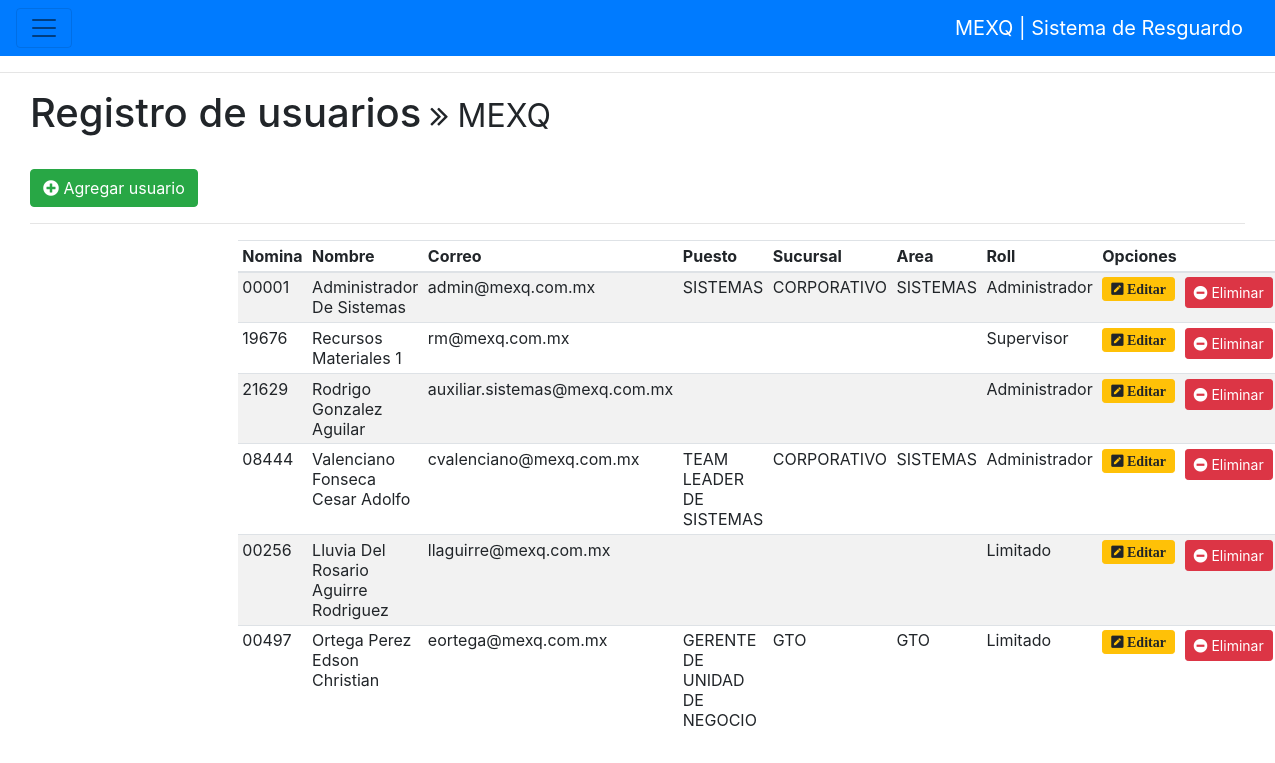
/index.php?h=2 (signed in), run on the app's committed database.
### tables this page shows
CREATE TABLE IF NOT EXISTS `user` (
`id` int(11) NOT NULL,
  `login` varchar(35) NOT NULL,
  `pwd` varchar(150) NOT NULL,
  `employee_id` varchar(5) DEFAULT NULL,
  `employee_name` varchar(45) NOT NULL,
  `employee_position` varchar(45) DEFAULT NULL,
  `employee_branch` varchar(45) DEFAULT NULL,
  `employee_area` varchar(45) DEFAULT NULL,
  `employee_phone` varchar(25) NOT NULL,
  `roll` int(1) NOT NULL
);

### views/userControl.php (the view, shortened to what this page needs)
<?php
$conn = Connect();
$consulta = $conn -> prepare("
	SELECT * FROM user");
$consulta ->execute();
$consulta = $consulta ->fetchAll();
?>
	<div class="row-fluid">
		<div class="col-md-12">
			<div  class="page-header">
				<h1>Registro de usuarios<small>&nbsp;<i class="fa fa-angle-double-right" aria-hidden="true"></i>&nbsp;MEXQ</small></h1>
				<br>
			</div>
				<button class="btn btn-md btn-success" data-toggle="modal" data-target="#userRegistry">
					<i class="fas fa-plus-circle"></i>
					 Agregar usuario
				</button>
				<hr>
				<div class="row">
					<div class="col-md-2"></div>
					<div class="col-md-8">
						<div class="table table-sm table-hover table-striped">
							<table class="table table-striped">
								 <thead class="thead-inverse">
									<th>Nomina</th>
									<th>Nombre</th>
		                            <th>Correo</th>
		                            <th>Puesto</th>
		                            <th>Sucursal</th>
		                            <th>Area</th>
									<th>Roll</th>
		                            <th colspan="2">Opciones</th>
								  </thead>
								  <tr>
								<?php foreach ($consulta as $row): ?>
									<?php
										if ($row['roll']=='0') {
											$roll = 'Administrador';
										}elseif ($row['roll']=='1')
										{
											$roll = 'Supervisor';
										}elseif ($row['roll']=='3')
										{
											$roll = 'Limitado';
										}
										  echo "<td>". $row['employee_id']. "</td>";
										  echo "<td>". $row['employee_name']. "</td>"; ?>
		                            <?php echo "<td>". $row['login']. "</td>"; ?>
		                            <?php echo "<td>". $row['employee_position']. "</td>"; ?>
		                            <?php echo "<td>". $row['employee_branch']. "</td>"; ?>
		                            <?php echo "<td>". $row['employee_area']. "</td>"; ?>
		                            <?php echo "<td>". $roll . "</td>"; ?>
		                            <?php echo "<td class='centrar'>"."<a href='index.php?id=".$row['id']."' class='btn btn-sm btn-warning'><i class='fas fa-pen-square'> Editar</a>". "</td>"; ?>
								  <?php echo "<td class='centrar'>"."<a href='index.php?idD=".$row['id']."' class='btn btn-sm btn-danger' onclick='return confirm('Seguro de eliminar?')'><i class='fas fa-minus-circle'></i> Eliminar</a>". "</td>"; ?>
								</tr>
							<?php endforeach; ?>
							</table>
						</div>
					</div>
					<div class="col-md-2"></div>
				</div>
			</div>
</body>
</html>

### css/styles.css (style rules this page uses)
* { margin:0; padding: 0; box-sizing:border-box; }
html body { background: #fff; }

### data on the page
user: employee "00001", employee_name "Administrador De Sistemas", login "admin@mexq.com.mx", employee_position "SISTEMAS", employee_branch "CORPORATIVO", employee_area "SISTEMAS", roll "Administrador"
user: employee "19676", employee_name "Recursos Materiales 1", login "rm@mexq.com.mx", roll "Supervisor"
user: employee "21629", employee_name "Rodrigo Gonzalez Aguilar", login "auxiliar.sistemas@mexq.com.mx", roll "Administrador"
user: employee "08444", employee_name "Valenciano Fonseca Cesar Adolfo", login "cvalenciano@mexq.com.mx", employee_position "TEAM LEADER DE SISTEMAS", employee_branch "CORPORATIVO", employee_area "SISTEMAS", roll "Administrador"
user: employee "00256", employee_name "Lluvia Del Rosario Aguirre Rodriguez", login "llaguirre@mexq.com.mx", roll "Limitado"
user: employee "00497", employee_name "Ortega Perez Edson Christian", login "eortega@mexq.com.mx", employee_position "GERENTE DE UNIDAD DE NEGOCIO", employee_branch "GTO", employee_area "GTO", roll "Limitado"
